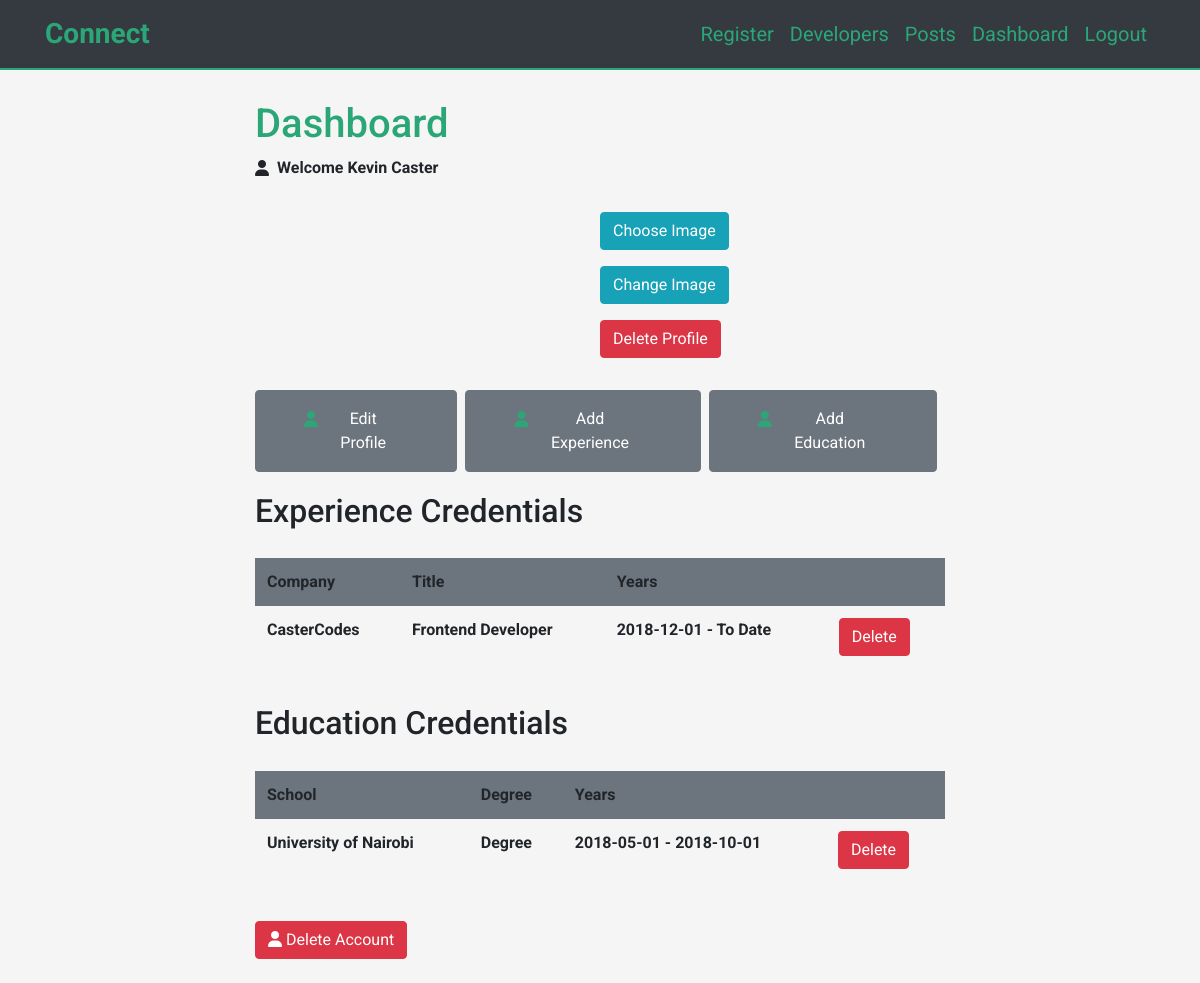
/dashboard.php (signed in), run on the app's committed database.
### tables this page shows
CREATE TABLE `experience` (
  `experienceId` int(11) NOT NULL,
  `userId` int(11) NOT NULL,
  `jobTitle` varchar(256) NOT NULL,
  `companyName` varchar(256) NOT NULL,
  `fromDate` date NOT NULL,
  `toDate` date NOT NULL,
  `currentJob` varchar(256) DEFAULT 'no',
  `jobDesc` longtext NOT NULL
);

CREATE TABLE `education` (
  `educationId` int(11) NOT NULL,
  `userId` int(11) NOT NULL,
  `school` varchar(256) NOT NULL,
  `schoolLevel` varchar(256) NOT NULL,
  `schoolField` varchar(256) NOT NULL,
  `fromDate` date NOT NULL,
  `toDate` date NOT NULL,
  `currentEducation` varchar(256) DEFAULT 'no',
  `educationDesc` longtext NOT NULL
);

### lib/Database.php (called while the page is built, shortened)
<?php
class Database {
     private $hostname = DB_HOST;
     private $username = USER_NAME;
     private $pass = USER_PASS;
     private $dbname = DB_NAME;
     private $connection;
     private $stmt;
     public function __construct(){
           try{
               $this->dsn =  'mysql:host='.$this->hostname.';dbname='.$this->dbname;
               $this->options  = [
                PDO::ATTR_DEFAULT_FETCH_MODE => PDO::FETCH_OBJ,
                PDO::ATTR_ERRMODE => PDO::ERRMODE_EXCEPTION,
                PDO::ATTR_PERSISTENT => true,
                PDO::ATTR_EMULATE_PREPARES => false
               ];
               $this->connection = new PDO ($this->dsn, $this->pass, $this->username, $this->options);
           }catch(PDOExpeption $e){
                die('ERROR' . $e->getMessage());
           }
     }
     public function query($sql){
          $this->stmt = $this->connection->prepare($sql);
     }
     public function bind($param, $value, $type = null){
        if(is_null($type)){
            switch($value){
                  default:
                  $type = PDO::PARAM_STR;
            }
        }
        $this->stmt->bindValue($param,$value, $type);
     }
     public function execute(){
           return $this->stmt->execute();
     }
     public function resultSet(){
          $this->resultSet = $this->stmt->fetchAll();
          return $this->resultSet;
     }
}

### lib/Experience.php (called while the page is built, shortened)
<?php
 class Experience{
       private $conn;
       public function __construct(){
           $this->conn = new Database();
       }
       public function getExperienceById($id){
               $sql = "SELECT * FROM experience WHERE userId = :userId";
               $this->conn->query($sql);
               $this->conn->bind(':userId', $id);
               $this->conn->execute();
               return $this->conn->resultSet();
       }
 }

### lib/Education.php (called while the page is built, shortened)
<?php
 class Education{
       private $conn;
       public function __construct(){
           $this->conn = new Database();
       }
       public function getEducationById($id){
            $sql = "SELECT * FROM education WHERE userId = :userId";
            $this->conn->query($sql);
            $this->conn->bind(':userId', $id);
            $this->conn->execute();
            return $this->conn->resultSet();
    }
 }

### dashboard.php (the view, shortened to what this page needs)
<?php
  include_once 'includes/header.php';
  ?>
  </head>
  <?php
  $educations = new Education();
  $experiences = new Experience();
?>
<?php
   include_once 'includes/navigation.php';
?>
    <section class="dashboard">
        <div class="container">
            <h1 class="dispay-4 primary-color">Dashboard</h1>
            <div class="d-flex flex-row jusfify-content-center signin">
                <i class="fas fa-user mr-2 mt-1"></i>
                <p class='text-capitilize mr-2'>Welcome <?php echo $_SESSION['userName'];?></p>
            </div>
            <div class="dashboard- w-75 row" >
                <div class="col-lg-8 col-md-7 ">
                </div>
                <div class="col-lg-4 col-md-5">
                    <div class="d-flex flex-column">
                        <div class="mt-3">
                                <div class="form-group">
                                     <button class="image-upload btn btn-info">Choose Image</button>
                                </div>
                        </div>
                        <div class="">
                                <form action="<?php echo htmlspecialchars($_SERVER['PHP_SELF']) ;?>" method="POST"  enctype = 'multipart/form-data'>
                                    <div class="form-group">
                                        <button  type='submit'class="img-btn btn btn-info " name='pic_submit'>Change Image</button>
                                    </div>
                                </form>
                        </div>
                        <div class="">
                            <form action="<?php echo htmlspecialchars($_SERVER['PHP_SELF']);?>" method='POST' enctype = 'multipart/form-data'>
                                   <div class="form-group">
                                       <button type='submit' name='del_submit' class='btn btn-danger' >Delete Profile</button>
                                   </div>
                            </form>
                        </div>
                  </div>
                </div>
            </div>
            <div class="d-flex flex-sm-row flex-column text-center">
                <a href='edit.php' class="btn btn-secondary px-5  mr-2 button-three mt-2">
                    <div class="d-flex flex-row mt-3">
                        <i class="fas fa-user mr-2 mt-1 primary-color"></i>
                        <p class='text-capitilize mr-2'>Edit Profile</p>
                    </div>
                </a>
                <a href='experience.php' class="btn btn-secondary px-5 mr-2 button-three  mt-2">
                    <div class="d-flex flex-row mt-3">
                        <i class="fas fa-user mr-2 mt-1 primary-color"></i>
                        <p class='text-capitilize mr-2'>Add Experience</p>
                    </div>
                </a>
                <a href='education.php' class="btn btn-secondary px-5  mr-2 button-three  mt-2">
                    <div class="d-flex flex-row mt-3">
                        <i class="fas fa-user mr-2 mt-1 primary-color"></i>
                        <p class='text-capitilize mr-2'>Add Education</p>
                    </div>
                </a>
            </div>
            <div class="justify-content-center">
                <h2 class="heading-one">Experience Credentials</h2>
                <table class="table table-borderless table-responsive-sm">
                    <thead class='bg-secondary'>
                        <tr>
                            <th scope="col lead">Company</th>
                            <th scope="col">Title</th>
                            <th scope="col">Years</th>
                            <th scope="col"></th>
                        </tr>
                    </thead>
                    <tbody>
                    <?php foreach($experiences->getExperienceById($_SESSION['id']) as $experience):?>
                        <tr class='py-2'>
                            <td><?php echo $experience->companyName;?></td>
                            <td><?php echo $experience->jobTitle;?></td>
                            <td><?php echo $experience->fromDate;?> - <?php
                             if($experience->currentJob === 'yes'){
                                  echo 'To Date';
                             }else{
                                echo $experience->toDate;
                             } ?></td>
                            <td><button class="btn btn-danger"><a href="delete.php?ex-deleteId=<?php echo $experience->experienceId; ?>" class='text-white'>Delete</a></button></td>
                        </tr>
                    <?php endforeach ;?>
                    </tbody>
                </table>
            </div>
            <div class="justify-content-center">
                <h2 class="heading-one">Education Credentials</h2>
                <table class="table table-borderless table-responsive-sm" >
                    <thead class='bg-secondary'>
                        <tr>
                            <th scope="col lead">School</th>
                            <th scope="col">Degree</th>
                            <th scope="col">Years</th>
                            <th scope="col"></th>
                        </tr>
                    </thead>
                    <tbody>
                    <?php foreach($educations->getEducationById($_SESSION['id']) as $education):?>
                        <tr class='py-2'>
                            <td><?php echo $education->school;?></td>
                            <td><?php echo $education->schoolLevel;?></td>
                            <td><?php echo $education->fromDate;?> - <?php
                             if($education->currentEducation === 'yes'){
                                  echo 'To Date';
                             }else{
                                echo $education->toDate;
                             } ?></td>
                           <td><button class="btn btn-danger"><a href="delete.php?edu-deleteId=<?php echo $education->educationId; ?>" class='text-white'>Delete</a></button></td>
                        </tr>
                    <?php endforeach ;?>
                    </tbody>
                </table>
            </div>
            <div class="py-4">
                        <a href="delete.php?user=delete-account" class=""> <button class="btn btn-danger"> <i class="fas fa-user mr-1"></i>Delete Account</button></a>
            </div>
        </div>
    </section>
    <?php include_once 'includes/footer.php';?>

### css/style.css (style rules this page uses)
:root { --primary-color:rgb(43, 167, 119); --priamry-transition-color:rgb(12, 105, 70); }
body { padding:0px; margin:0px; font-family: 'Roboto'; background-color:whitesmoke; }
a { text-decoration: none; }
.heading-one { font-size: bolder; padding:20px 0px }
.button-three { padding:0px; }
.primary-color { color:var(--primary-color); }
.dashboard { padding-top:100px; width:60%; margin:auto; font-weight:bolder; }

### data on the page
experience: companyName "CasterCodes", jobTitle "Frontend Developer", fromDate "2018-12-01", currentJob "To Date"
education: school "University of Nairobi", schoolLevel "Degree", fromDate "2018-05-01", toDate "2018-10-01"

### other printed values
$_SESSION['userName'] "Kevin Caster"
